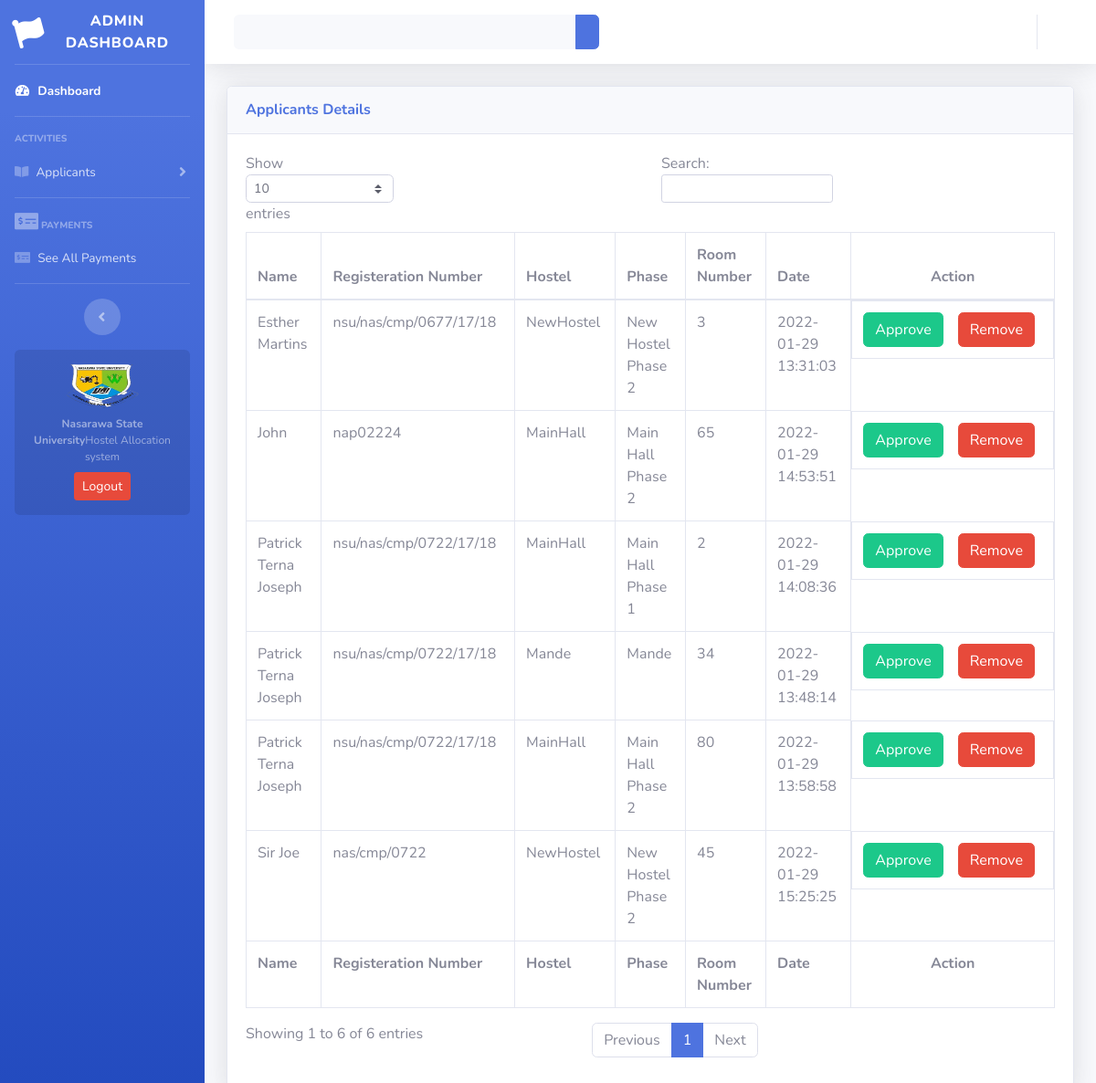
Page /admin/applicants.php on the committed database.
### tables this page shows
CREATE TABLE `applications` (
  `id` int(10) NOT NULL,
  `student` varchar(100) NOT NULL,
  `reg_number` varchar(100) NOT NULL,
  `hostel` varchar(200) NOT NULL,
  `phase` varchar(200) NOT NULL,
  `room_number` int(11) NOT NULL,
  `status` varchar(100) NOT NULL,
  `date` timestamp NOT NULL DEFAULT current_timestamp() ON UPDATE current_timestamp()
);

### admin/applicants.php (the view, shortened to what this page needs)
<!DOCTYPE html>
<html lang="en">
<head>
<?php include("links.php"); ?>
</head>
<body id="page-top">
    <div id="wrapper">
       <?php include('sidebar.php'); ?>
        <div id="content-wrapper" class="d-flex flex-column">
            <div id="content">
                <?php include("topper.php"); ?>
                <div class="container-fluid">
                    <div class="card shadow mb-4">
                        <div class="card-header py-3">
                            <?php if (isset($_GET['ms'])) {
                               $ms = $_GET['ms'];
                               $show = "<span class='text-success'>Approved</span>";
                            } else {
                                $show = '';
                            }
                            ?>
                            <h6 class="m-0 font-weight-bold text-primary">Applicants Details <?php echo $show; ?></h6>
                        </div>
                        <div class="card-body">
                            <div class="table-responsive">
                                <?php
                                    $sql = "SELECT * FROM applications";
                                    $query = mysqli_query($conn, $sql);
                                ?>
                                <table class="table table-bordered" id="dataTable" width="100%" cellspacing="0">
                                    <thead>
                                        <tr>
                                        <th >Name</th>
                                            <th>Registeration Number</th>
                                            <th>Hostel</th>
                                            <th>Phase</th>
                                            <th>Room Number</th>
                                            <th>Date</th>
                                            <th class="text-center">Action</th>
                                        </tr>
                                    </thead>
                                    <tfoot>
                                       <tr>
                                           <th >Name</th>
                                            <th>Registeration Number</th>
                                            <th>Hostel</th>
                                            <th>Phase</th>
                                            <th>Room Number</th>
                                            <th>Date</th>
                                            <th class="text-center">Action</th>
                                        </tr>
                                    </tfoot>
                                    <tbody>
                                    <?php
                                        while ($row = mysqli_fetch_assoc($query)) { ?>
                                        <tr>
                                            <td><?php echo $row['student']; ?></td>
                                            <td><?php echo $row['reg_number']; ?></td>
                                            <td><?php echo $row['hostel']; ?></td>
                                            <td><?php echo $row['phase']; ?></td>
                                            <td><?php echo $row['room_number']; ?></td>
                                            <td><?php echo $row['date']; ?></td>
                                            <td style="display: flex;"><a href="approve.php?id=<?php echo $row['id']; ?>"><button class="btn btn-success">Approve</button></a>
                                            <a  class="ml-3" href="reject.php?id=<?php echo $row['id']; ?>"><button class="btn btn-danger">Remove</button></a></td>
                                        </tr>
                                        <?php } ?>
                                    </tbody>
                                </table>
                            </div>
                        </div>
                    </div>
                </div>
            </div>
        </div>
    </div>
</body>
</html>

### admin/links.php (shortened to what this page needs)
<link href="../vendor/fontawesome-free/css/all.min.css" rel="stylesheet" type="text/css">
<link href="../css/sb-admin-2.min.css" rel="stylesheet">

### admin/sidebar.php (shortened to what this page needs)
<ul class="navbar-nav bg-gradient-primary sidebar sidebar-dark accordion" id="accordionSidebar">
            <a class="sidebar-brand d-flex align-items-center justify-content-center" href="index.php">
                <div class="sidebar-brand-icon rotate-n-15">
                    <i class="fas fa-flag"></i>
                </div>
                <div class="sidebar-brand-text mx-3">Admin Dashboard</div>
            </a>
            <hr class="sidebar-divider my-0">
            <li class="nav-item active">
                <a class="nav-link" href="index.php">
                    <i class="fas fa-fw fa-tachometer-alt"></i>
                    <span>Dashboard</span></a>
            </li>
            <hr class="sidebar-divider">
            <div class="sidebar-heading">
                Activities
            </div>
            <li class="nav-item">
                <a class="nav-link collapsed" href="applicants.php" data-toggle="collapse" data-target="#collapseUtilities"
                    aria-expanded="true" aria-controls="collapseUtilities">
                    <i class="fas fa-book-open fa-3x "></i>
                    <span>Applicants</span>
                </a>
            </li>
            <hr class="sidebar-divider">
            <div class="sidebar-heading">
            <i class="fas fa-money-check-alt fa-2x"></i>
                Payments
            </div>
            <li class="nav-item">
                <a class="nav-link" href="payments.php">
                    <i class="fas fa-fw fa-money-check-alt"></i>
                    <span>See All Payments</span></a>
            </li>
            <hr class="sidebar-divider d-none d-md-block">
            <div class="text-center d-none d-md-inline">
                <button class="rounded-circle border-0" id="sidebarToggle"></button>
            </div>
            <div class="sidebar-card d-none d-lg-flex">
                <img class="sidebar-card-illustration mb-2" src="../images/nas.png" height="300" width="80" alt="...">
                <p class="text-center mb-2"><strong>Nasarawa State University</strong>Hostel Allocation system</p>
                <a class="btn btn-danger btn-sm" href="logout.php">Logout</a>
            </div>
        </ul>

### admin/topper.php (shortened to what this page needs)
<nav class="navbar navbar-expand navbar-light bg-white topbar mb-4 static-top shadow">
                    <form
                        class="d-none d-sm-inline-block form-inline mr-auto ml-md-3 my-2 my-md-0 mw-100 navbar-search">
                        <div class="input-group">
                            <input type="text" class="form-control bg-light border-0 small" placeholder=""
                                aria-label="Search" aria-describedby="basic-addon2">
                            <div class="input-group-append">
                                <button class="btn btn-primary" type="button">
                                </button>
                            </div>
                        </div>
                    </form>
                    <ul class="navbar-nav ml-auto">
                        <li class="nav-item dropdown no-arrow">
                            <a class="nav-link dropdown-toggle" href="#" id="userDropdown" role="button"
                                data-toggle="dropdown" aria-haspopup="true" aria-expanded="false">
                            </a>
                        </li>
                    </ul>
                </nav>

### rows in the picture
applications: student "Patrick Terna Joseph", reg_number "nsu/nas/cmp/0722/17/18", hostel "MainHall", phase "Main Hall Phase 1", room_number "2", date "2022-01-29 14:08:36"
applications: student "Esther Martins", reg_number "nsu/nas/cmp/0677/17/18", hostel "NewHostel", phase "New Hostel Phase 2", room_number "3", date "2022-01-29 13:31:03"
applications: student "Patrick Terna Joseph", reg_number "nsu/nas/cmp/0722/17/18", hostel "Mande", phase "Mande", room_number "34", date "2022-01-29 13:48:14"
applications: student "Patrick Terna Joseph", reg_number "nsu/nas/cmp/0722/17/18", hostel "MainHall", phase "Main Hall Phase 2", room_number "80", date "2022-01-29 13:58:58"
applications: student "John", reg_number "nap02224", hostel "MainHall", phase "Main Hall Phase 2", room_number "65", date "2022-01-29 14:53:51"
applications: student "Sir Joe", reg_number "nas/cmp/0722", hostel "NewHostel", phase "New Hostel Phase 2", room_number "45", date "2022-01-29 15:25:25"
